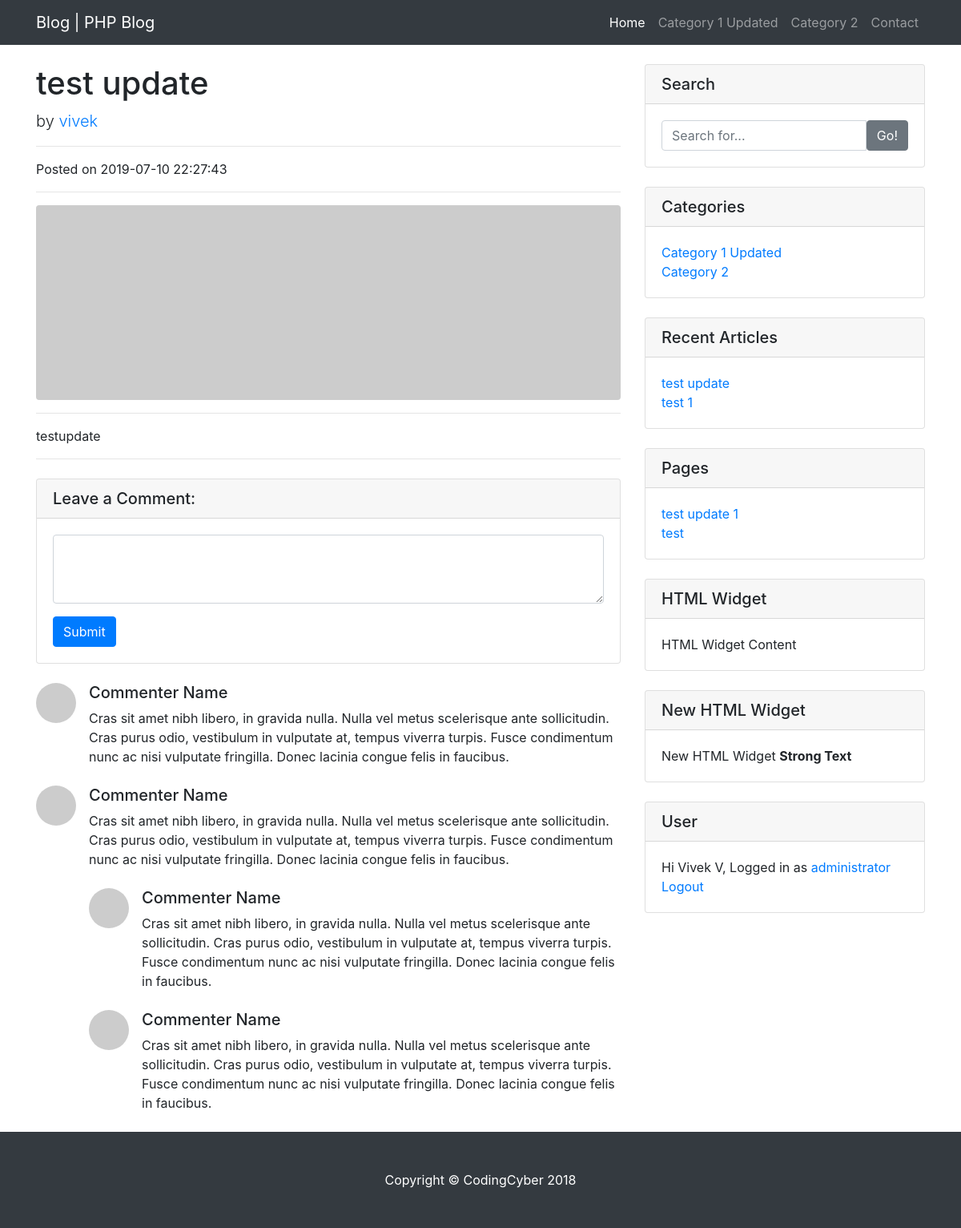
The page /single.php?id=1 (signed in) on the database its author committed.
### tables this page shows
CREATE TABLE `settings` (
  `id` int(11) NOT NULL,
  `name` varchar(255) NOT NULL,
  `value` varchar(255) NOT NULL,
  `created` datetime NOT NULL DEFAULT current_timestamp(),
  `updated` datetime NOT NULL DEFAULT current_timestamp()
);

CREATE TABLE `categories` (
  `id` int(11) NOT NULL,
  `title` varchar(255) NOT NULL,
  `description` varchar(255) NOT NULL,
  `slug` varchar(255) NOT NULL,
  `created` datetime NOT NULL DEFAULT current_timestamp(),
  `updated` datetime NOT NULL DEFAULT current_timestamp()
);

CREATE TABLE `posts` (
  `id` int(11) NOT NULL,
  `uid` int(11) NOT NULL,
  `title` varchar(255) NOT NULL,
  `content` text NOT NULL,
  `status` varchar(255) NOT NULL,
  `slug` varchar(255) NOT NULL,
  `pic` varchar(255) NOT NULL,
  `created` datetime NOT NULL DEFAULT current_timestamp(),
  `updated` datetime NOT NULL DEFAULT current_timestamp()
);

CREATE TABLE `users` (
  `id` int(11) NOT NULL,
  `fname` varchar(255) NOT NULL,
  `lname` varchar(255) NOT NULL,
  `username` varchar(255) NOT NULL,
  `email` varchar(255) NOT NULL,
  `password` varchar(255) NOT NULL,
  `role` varchar(255) NOT NULL,
  `created` datetime NOT NULL DEFAULT current_timestamp(),
  `updated` datetime NOT NULL DEFAULT current_timestamp()
);

CREATE TABLE `pages` (
  `id` int(11) NOT NULL,
  `uid` int(11) NOT NULL,
  `title` varchar(255) NOT NULL,
  `content` text NOT NULL,
  `status` varchar(255) NOT NULL,
  `slug` varchar(255) NOT NULL,
  `pic` varchar(255) NOT NULL,
  `page_order` varchar(255) NOT NULL,
  `created` datetime NOT NULL DEFAULT current_timestamp(),
  `updated` datetime NOT NULL DEFAULT current_timestamp()
);

CREATE TABLE `widget` (
  `id` int(11) NOT NULL,
  `title` varchar(255) NOT NULL,
  `type` varchar(255) NOT NULL,
  `content` text NOT NULL,
  `widget_order` varchar(255) NOT NULL,
  `created` datetime NOT NULL DEFAULT current_timestamp(),
  `updated` datetime NOT NULL DEFAULT current_timestamp()
);

### single.php (the view, shortened to what this page needs)
<?php
require_once('includes/connect.php');
include('includes/header.php');
include('includes/navigation.php');
$sql = "SELECT * FROM posts WHERE id=?";
$result = $db->prepare($sql);
$result->execute(array($_GET['id']));
$post = $result->fetch(PDO::FETCH_ASSOC);
$usersql = "SELECT * FROM users WHERE id=?";
$userresult = $db->prepare($usersql);
$userresult->execute(array($post['uid']));
$user = $userresult->fetch(PDO::FETCH_ASSOC);
?>
<div class="container">
  <div class="row">
    <div class="col-lg-8">
      <h1 class="mt-4"><?php echo $post['title']; ?></h1>
      <p class="lead">
        by
        <a href="user-posts.php?id=<?php echo $user['id']; ?>"><?php if((isset($user['fname']) || isset($user['lname'])) & (!empty($user['fname']) || !empty($user['lname']))) {echo $user['fname'] . " " . $user['lname']; }else{echo $user['username']; } ?></a>
      </p>
      <hr>
      <p>Posted on <?php echo $post['created']; ?></p>
      <hr>
      <?php if(isset($post['pic']) & !empty($post['pic'])){ ?>
          <img class="img-fluid rounded" src="<?php echo $post['pic']; ?>" alt="">
      <?php }else{ ?>
          <img class="img-fluid rounded" src="http://placehold.it/900x300" alt="">
      <?php } ?>
      <hr>
      <div class="content">
        <?php echo $post['content']; ?>
      </div>
      <hr>
      <?php
          $comsql = "SELECT * FROM settings WHERE name='comments'";
          $comresult = $db->prepare($comsql);
          $comresult->execute();
          $com = $comresult->fetch(PDO::FETCH_ASSOC);
      ?>
      <?php if($com['value'] == 'yes'){
            if(isset($_SESSION['id']) & !empty($_SESSION['id'])){
        ?>
      <div class="card my-4">
        <h5 class="card-header">Leave a Comment:</h5>
        <div class="card-body">
          <form>
            <div class="form-group">
              <textarea class="form-control" rows="3"></textarea>
            </div>
            <button type="submit" class="btn btn-primary">Submit</button>
          </form>
        </div>
      </div>
      <?php }else{ echo "<h3>You Should be LoggedIn to Post Comments.</h3><hr>"; }
            }else{ echo "<h3>Comments are Disabled.</h3><hr>"; } ?>
      <div class="media mb-4">
        <img class="d-flex mr-3 rounded-circle" src="http://placehold.it/50x50" alt="">
        <div class="media-body">
          <h5 class="mt-0">Commenter Name</h5>
          Cras sit amet nibh libero, in gravida nulla. Nulla vel metus scelerisque ante sollicitudin. Cras purus odio, vestibulum in vulputate at, tempus viverra turpis. Fusce condimentum nunc ac nisi vulputate fringilla. Donec lacinia congue felis in faucibus.
        </div>
      </div>
      <div class="media mb-4">
        <img class="d-flex mr-3 rounded-circle" src="http://placehold.it/50x50" alt="">
        <div class="media-body">
          <h5 class="mt-0">Commenter Name</h5>
          Cras sit amet nibh libero, in gravida nulla. Nulla vel metus scelerisque ante sollicitudin. Cras purus odio, vestibulum in vulputate at, tempus viverra turpis. Fusce condimentum nunc ac nisi vulputate fringilla. Donec lacinia congue felis in faucibus.
          <div class="media mt-4">
            <img class="d-flex mr-3 rounded-circle" src="http://placehold.it/50x50" alt="">
            <div class="media-body">
              <h5 class="mt-0">Commenter Name</h5>
              Cras sit amet nibh libero, in gravida nulla. Nulla vel metus scelerisque ante sollicitudin. Cras purus odio, vestibulum in vulputate at, tempus viverra turpis. Fusce condimentum nunc ac nisi vulputate fringilla. Donec lacinia congue felis in faucibus.
            </div>
          </div>
          <div class="media mt-4">
            <img class="d-flex mr-3 rounded-circle" src="http://placehold.it/50x50" alt="">
            <div class="media-body">
              <h5 class="mt-0">Commenter Name</h5>
              Cras sit amet nibh libero, in gravida nulla. Nulla vel metus scelerisque ante sollicitudin. Cras purus odio, vestibulum in vulputate at, tempus viverra turpis. Fusce condimentum nunc ac nisi vulputate fringilla. Donec lacinia congue felis in faucibus.
            </div>
          </div>
        </div>
      </div>
    </div>
    <?php include('includes/sidebar.php'); ?>
  </div>
</div>
<?php include('includes/footer.php'); ?>

### includes/navigation.php (shortened to what this page needs)
<nav class="navbar navbar-expand-lg navbar-dark bg-dark fixed-top">
  <div class="container">
    <?php
        $titlesql = "SELECT * FROM settings WHERE name='sitetitle'";
        $titleresult = $db->prepare($titlesql);
        $titleresult->execute();
        $title = $titleresult->fetch(PDO::FETCH_ASSOC);
        $tagsql = "SELECT * FROM settings WHERE name='tagline'";
        $tagresult = $db->prepare($tagsql);
        $tagresult->execute();
        $tag = $tagresult->fetch(PDO::FETCH_ASSOC);
    ?>
    <a class="navbar-brand" href="index.php"><?php echo $title['value']; ?> | <?php echo $tag['value']; ?></a>
    <div class="collapse navbar-collapse" id="navbarResponsive">
      <ul class="navbar-nav ml-auto">
        <li class="nav-item active">
          <a class="nav-link" href="#">Home
          </a>
        </li>
        <?php
          $sql = "SELECT * FROM categories";
          $result = $db->prepare($sql);
          $result->execute();
          $res = $result->fetchAll(PDO::FETCH_ASSOC);
          foreach ($res as $cat) {
        ?>
        <li class="nav-item">
          <a class="nav-link" href="category.php?id=<?php echo $cat['id']; ?>"><?php echo $cat['title']; ?></a>
        </li>
        <?php } ?>
        <li class="nav-item">
          <a class="nav-link" href="#">Contact</a>
        </li>
      </ul>
    </div>
  </div>
</nav>

### includes/sidebar.php
<div class="col-md-4">
<?php
$searchsql = "SELECT * FROM widget WHERE type='search'";
$searchresult = $db->prepare($searchsql);
$searchresult->execute();
$widgetcount = $searchresult->rowCount();
if($widgetcount == 1){
?>
  <div class="card my-4">
    <h5 class="card-header">Search</h5>
    <div class="card-body">
      <div class="input-group">
        <input type="text" class="form-control" placeholder="Search for...">
        <span class="input-group-btn">
          <button class="btn btn-secondary" type="button">Go!</button>
        </span>
      </div>
    </div>
  </div>
<?php } ?>
<?php
$searchsql = "SELECT * FROM widget WHERE type='categories'";
$searchresult = $db->prepare($searchsql);
$searchresult->execute();
$widgetcount = $searchresult->rowCount();
if($widgetcount == 1){
  $catsql = "SELECT * FROM categories";
  $catresult = $db->prepare($catsql);
  $catresult->execute();
  $catres = $catresult->fetchAll(PDO::FETCH_ASSOC);
?>
  <div class="card my-4">
    <h5 class="card-header">Categories</h5>
    <div class="card-body">
      <div class="row">
        <div class="col-lg-12">
          <ul class="list-unstyled mb-0">
            <?php foreach ($catres as $cat) { ?>
            <li>
              <a href="category.php?id=<?php echo $cat['id']; ?>"><?php echo $cat['title']; ?></a>
            </li>
            <?php } ?>
          </ul>
        </div>
      </div>
    </div>
  </div>
<?php } ?>
<?php
$searchsql = "SELECT * FROM widget WHERE type='articles'";
$searchresult = $db->prepare($searchsql);
$searchresult->execute();
$widgetcount = $searchresult->rowCount();
if($widgetcount == 1){
  $postsql = "SELECT * FROM posts LIMIT 5";
  $postresult = $db->prepare($postsql);
  $postresult->execute();
  $postres = $postresult->fetchAll(PDO::FETCH_ASSOC);
?>
  <div class="card my-4">
    <h5 class="card-header">Recent Articles</h5>
    <div class="card-body">
      <div class="row">
        <div class="col-lg-12">
          <ul class="list-unstyled mb-0">
            <?php foreach ($postres as $post) { ?>
            <li>
              <a href="single.php?id=<?php echo $post['id']; ?>"><?php echo $post['title']; ?></a>
            </li>
            <?php } ?>
          </ul>
        </div>
      </div>
    </div>
  </div>
<?php } ?>
<?php
$searchsql = "SELECT * FROM widget WHERE type='pages'";
$searchresult = $db->prepare($searchsql);
$searchresult->execute();
$widgetcount = $searchresult->rowCount();
if($widgetcount == 1){
  $pagesql = "SELECT * FROM pages LIMIT 5";
  $pageresult = $db->prepare($pagesql);
  $pageresult->execute();
  $pageres = $pageresult->fetchAll(PDO::FETCH_ASSOC);
?>
  <div class="card my-4">
    <h5 class="card-header">Pages</h5>
    <div class="card-body">
      <div class="row">
        <div class="col-lg-12">
          <ul class="list-unstyled mb-0">
            <?php foreach ($pageres as $page) { ?>
            <li>
              <a href="page.php?id=<?php echo $page['id']; ?>"><?php echo $page['title']; ?></a>
            </li>
            <?php } ?>
          </ul>
        </div>
      </div>
    </div>
  </div>
<?php } ?>
<?php
$htmlwidsql = "SELECT * FROM widget WHERE type='html' ORDER BY widget_order";
$htmlwidresult = $db->prepare($htmlwidsql);
$htmlwidresult->execute();
$htmlres = $htmlwidresult->fetchAll(PDO::FETCH_ASSOC);
foreach ($htmlres as $htmlwidget) {
?>
  <div class="card my-4">
    <h5 class="card-header"><?php echo $htmlwidget['title']; ?></h5>
    <div class="card-body">
      <?php echo $htmlwidget['content']; ?>
    </div>
  </div>
<?php } ?>
<?php
  if(isset($_SESSION['id']) & !empty($_SESSION['id'])){
    $sql = "SELECT * FROM users WHERE id=?";
    $result = $db->prepare($sql);
    $result->execute(array($_SESSION['id']));
    $user = $result->fetch(PDO::FETCH_ASSOC);
?>
  <div class="card my-4">
    <h5 class="card-header">User</h5>
    <div class="card-body">
      Hi <?php if((isset($user['fname']) || isset($user['lname'])) & (!empty($user['fname']) || !empty($user['lname']))) {echo $user['fname'] . " " . $user['lname']; }else{echo $user['username']; } ?>,
      Logged in as
      <?php
        if(($user['role'] == 'administrator') || ($user['role'] == 'editor')){
          echo "<a href='http://localhost/Blog-PHP/admin/dashboard.php'".$user['role']."</a>";
        }elseif($user['role'] == 'subscriber'){
          echo "<a href='http://localhost/Blog-PHP/index.php'".$user['role']."</a>";
        }
      echo $user['role'];
      ?>
      <br>
      <a href="logout.php">Logout</a>
    </div>
  </div>
<?php }else{ ?>
<?php
  $userregsql = "SELECT * FROM settings WHERE name='userreg'";
  $userregresult = $db->prepare($userregsql);
  $userregresult->execute();
  $userreg = $userregresult->fetch(PDO::FETCH_ASSOC);
  if($userreg['value'] == 'yes'){
    $token = md5(uniqid(rand(), TRUE));
    $_SESSION['csrf_token'] = $token;
    $_SESSION['csrf_token_time'] = time();
?>
  <div class="card my-4">
    <h5 class="card-header">Login</h5>
    <div class="card-body">
      <form role="form" method="post" action="admin/login.php">
          <input type="hidden" name="csrf_token" value="<?php echo $token; ?>">
          <fieldset>
              <div class="form-group">
                  <input class="form-control" placeholder="E-mail or User Name" name="email" type="text" autofocus>
              </div>
              <div class="form-group">
                  <input class="form-control" placeholder="Password" name="password" type="password" value="">
              </div>
              <input type="submit" class="btn btn-lg btn-success btn-block" value="Login" />
          </fieldset>
      </form>
    </div>
  </div>
<?php } } ?>
</div>

### css/blog-home.css (style rules this page uses)
body { padding-top: 54px; }
@media (min-width: 992px) { body { padding-top: 56px; } }

### rows shown on the page
settings: value "Blog"
settings: value "PHP Blog"
categories: title "Category 1 Updated"
categories: title "Category 2"
posts: title "test update", created "2019-07-10 22:27:43", content "testupdate"
users: username "vivek"
posts: title "test 1"
pages: title "test update 1"
pages: title "test"
widget: title "HTML Widget", content "HTML Widget Content"
widget: title "New HTML Widget", content "New HTML Widget Strong Text"
users: fname "Vivek", lname "V", role "administrator"
